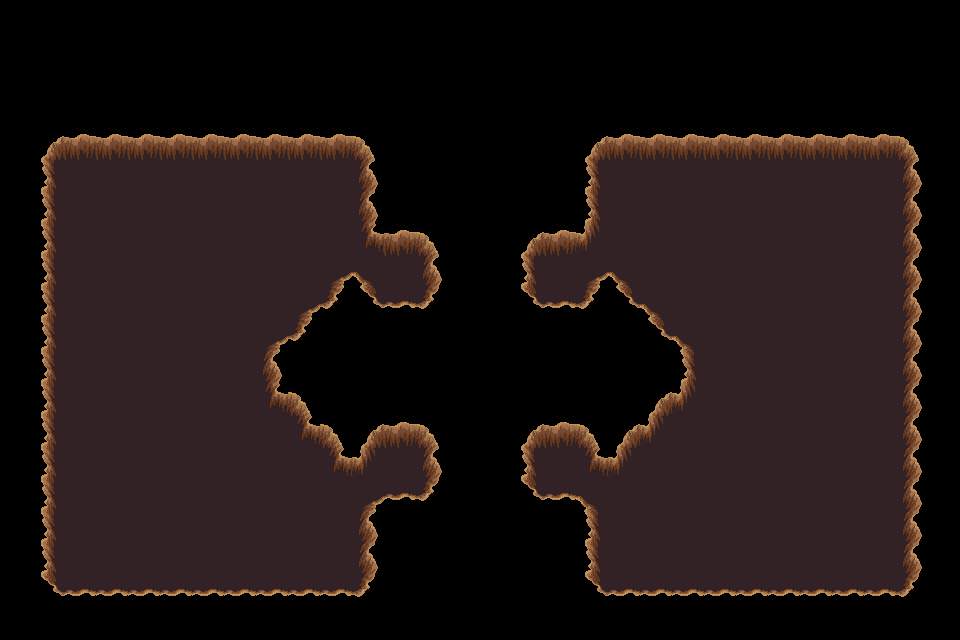

This is a level from a 2D game, rendered from its Tiled map with the project's own tilesets. A one-line summary and the complete map file follow:
An orthogonal 30x20 tile map with 32x32 px tiles, 1 tile layer (trou).

<map version="1.4" tiledversion="1.4.3" orientation="orthogonal" renderorder="right-down" width="30" height="20" tilewidth="32" tileheight="32" infinite="0" nextlayerid="9" nextobjectid="1">
 <tileset firstgid="1" source="../../../dungeon_green.tsx" />
 <layer id="8" name="trou" width="30" height="20">
  <data encoding="csv">
0,0,0,0,0,0,0,0,0,0,0,0,0,0,0,0,0,0,0,0,0,0,0,0,0,0,0,0,0,0,
0,0,0,0,0,0,0,0,0,0,0,0,0,0,0,0,0,0,0,0,0,0,0,0,0,0,0,0,0,0,
0,0,0,0,0,0,0,0,0,0,0,0,0,0,0,0,0,0,0,0,0,0,0,0,0,0,0,0,0,0,
0,0,0,0,0,0,0,0,0,0,0,0,0,0,0,0,0,0,0,0,0,0,0,0,0,0,0,0,0,0,
0,432,433,433,433,433,433,433,433,433,433,434,0,0,0,0,0,0,432,433,433,433,433,433,433,433,433,433,434,0,
0,455,456,456,456,456,456,456,456,456,456,457,0,0,0,0,0,0,455,456,456,456,456,456,456,456,456,456,457,0,
0,455,456,456,456,456,456,456,456,456,456,457,0,0,0,0,0,0,455,456,456,456,456,456,456,456,456,456,457,0,
0,455,456,456,456,456,456,456,456,456,456,410,433,434,0,0,432,433,411,456,456,456,456,456,456,456,456,456,457,0,
0,455,456,456,456,456,456,456,456,456,387,388,456,457,0,0,455,456,387,388,456,456,456,456,456,456,456,456,457,0,
0,455,456,456,456,456,456,456,456,387,480,478,479,480,0,0,478,479,480,478,388,456,456,456,456,456,456,456,457,0,
0,455,456,456,456,456,456,456,387,480,0,0,0,0,0,0,0,0,0,0,478,388,456,456,456,456,456,456,457,0,
0,455,456,456,456,456,456,456,457,0,0,0,0,0,0,0,0,0,0,0,0,455,456,456,456,456,456,456,457,0,
0,455,456,456,456,456,456,456,410,434,0,0,0,0,0,0,0,0,0,0,432,411,456,456,456,456,456,456,457,0,
0,455,456,456,456,456,456,456,456,410,434,432,433,434,0,0,432,433,434,432,411,456,456,456,456,456,456,456,457,0,
0,455,456,456,456,456,456,456,456,456,410,411,456,457,0,0,455,456,410,411,456,456,456,456,456,456,456,456,457,0,
0,455,456,456,456,456,456,456,456,456,456,387,479,480,0,0,478,479,388,456,456,456,456,456,456,456,456,456,457,0,
0,455,456,456,456,456,456,456,456,456,456,457,0,0,0,0,0,0,455,456,456,456,456,456,456,456,456,456,457,0,
0,455,456,456,456,456,456,456,456,456,456,457,0,0,0,0,0,0,455,456,456,456,456,456,456,456,456,456,457,0,
0,478,479,479,479,479,479,479,479,479,479,480,0,0,0,0,0,0,478,479,479,479,479,479,479,479,479,479,480,0,
0,0,0,0,0,0,0,0,0,0,0,0,0,0,0,0,0,0,0,0,0,0,0,0,0,0,0,0,0,0
</data>
 </layer>
</map>
